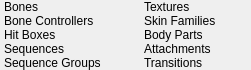
<?xml version="1.0" encoding="UTF-8"?>
<ui version="4.0">
 <class>ui::assets::studiomodel::ModelInfoPanel</class>
 <widget class="QWidget" name="ui::assets::studiomodel::ModelInfoPanel">
  <property name="geometry">
   <rect>
    <x>0</x>
    <y>0</y>
    <width>235</width>
    <height>67</height>
   </rect>
  </property>
  <property name="windowTitle">
   <string>Form</string>
  </property>
  <layout class="QHBoxLayout" name="horizontalLayout">
   <property name="spacing">
    <number>0</number>
   </property>
   <property name="sizeConstraint">
    <enum>QLayout::SetFixedSize</enum>
   </property>
   <property name="leftMargin">
    <number>4</number>
   </property>
   <property name="topMargin">
    <number>0</number>
   </property>
   <property name="rightMargin">
    <number>4</number>
   </property>
   <property name="bottomMargin">
    <number>0</number>
   </property>
   <item>
    <layout class="QGridLayout" name="gridLayout_2" columnminimumwidth="0,25,0,0,25">
     <property name="rightMargin">
      <number>0</number>
     </property>
     <property name="bottomMargin">
      <number>0</number>
     </property>
     <property name="horizontalSpacing">
      <number>6</number>
     </property>
     <property name="verticalSpacing">
      <number>0</number>
     </property>
     <item row="0" column="1">
      <widget class="QLabel" name="BonesValue">
       <property name="text">
        <string/>
       </property>
       <property name="alignment">
        <set>Qt::AlignRight|Qt::AlignTrailing|Qt::AlignVCenter</set>
       </property>
      </widget>
     </item>
     <item row="4" column="3">
      <widget class="QLabel" name="label_12">
       <property name="text">
        <string>Transitions</string>
       </property>
      </widget>
     </item>
     <item row="0" column="4">
      <widget class="QLabel" name="TexturesValue">
       <property name="text">
        <string/>
       </property>
       <property name="alignment">
        <set>Qt::AlignRight|Qt::AlignTrailing|Qt::AlignVCenter</set>
       </property>
      </widget>
     </item>
     <item row="3" column="3">
      <widget class="QLabel" name="label_11">
       <property name="text">
        <string>Attachments</string>
       </property>
      </widget>
     </item>
     <item row="2" column="0">
      <widget class="QLabel" name="label_7">
       <property name="text">
        <string>Hit Boxes</string>
       </property>
      </widget>
     </item>
     <item row="3" column="4">
      <widget class="QLabel" name="AttachmentsValue">
       <property name="text">
        <string/>
       </property>
       <property name="alignment">
        <set>Qt::AlignRight|Qt::AlignTrailing|Qt::AlignVCenter</set>
       </property>
      </widget>
     </item>
     <item row="1" column="1">
      <widget class="QLabel" name="BoneControllersValue">
       <property name="text">
        <string/>
       </property>
       <property name="alignment">
        <set>Qt::AlignRight|Qt::AlignTrailing|Qt::AlignVCenter</set>
       </property>
      </widget>
     </item>
     <item row="0" column="0">
      <widget class="QLabel" name="BonesLabel">
       <property name="text">
        <string>Bones</string>
       </property>
      </widget>
     </item>
     <item row="3" column="0">
      <widget class="QLabel" name="label_8">
       <property name="text">
        <string>Sequences</string>
       </property>
      </widget>
     </item>
     <item row="4" column="0">
      <widget class="QLabel" name="label_9">
       <property name="text">
        <string>Sequence Groups</string>
       </property>
      </widget>
     </item>
     <item row="1" column="4">
      <widget class="QLabel" name="SkinFamiliesValue">
       <property name="text">
        <string/>
       </property>
       <property name="alignment">
        <set>Qt::AlignRight|Qt::AlignTrailing|Qt::AlignVCenter</set>
       </property>
      </widget>
     </item>
     <item row="2" column="4">
      <widget class="QLabel" name="BodyPartsValue">
       <property name="text">
        <string/>
       </property>
       <property name="alignment">
        <set>Qt::AlignRight|Qt::AlignTrailing|Qt::AlignVCenter</set>
       </property>
      </widget>
     </item>
     <item row="4" column="1">
      <widget class="QLabel" name="SequenceGroupsValue">
       <property name="text">
        <string/>
       </property>
       <property name="alignment">
        <set>Qt::AlignRight|Qt::AlignTrailing|Qt::AlignVCenter</set>
       </property>
      </widget>
     </item>
     <item row="4" column="4">
      <widget class="QLabel" name="TransitionsValue">
       <property name="text">
        <string/>
       </property>
       <property name="alignment">
        <set>Qt::AlignRight|Qt::AlignTrailing|Qt::AlignVCenter</set>
       </property>
      </widget>
     </item>
     <item row="3" column="1">
      <widget class="QLabel" name="SequencesValue">
       <property name="text">
        <string/>
       </property>
       <property name="alignment">
        <set>Qt::AlignRight|Qt::AlignTrailing|Qt::AlignVCenter</set>
       </property>
      </widget>
     </item>
     <item row="1" column="0">
      <widget class="QLabel" name="BoneControllersLabel">
       <property name="text">
        <string>Bone Controllers</string>
       </property>
      </widget>
     </item>
     <item row="1" column="3">
      <widget class="QLabel" name="SkinFamiliesLabel">
       <property name="text">
        <string>Skin Families</string>
       </property>
      </widget>
     </item>
     <item row="2" column="1">
      <widget class="QLabel" name="HitBoxesValue">
       <property name="text">
        <string/>
       </property>
       <property name="alignment">
        <set>Qt::AlignRight|Qt::AlignTrailing|Qt::AlignVCenter</set>
       </property>
      </widget>
     </item>
     <item row="2" column="3">
      <widget class="QLabel" name="label_10">
       <property name="text">
        <string>Body Parts</string>
       </property>
      </widget>
     </item>
     <item row="0" column="3">
      <widget class="QLabel" name="TexturesLabel">
       <property name="text">
        <string>Textures</string>
       </property>
      </widget>
     </item>
     <item row="0" column="2">
      <spacer name="horizontalSpacer_2">
       <property name="orientation">
        <enum>Qt::Horizontal</enum>
       </property>
       <property name="sizeType">
        <enum>QSizePolicy::Fixed</enum>
       </property>
       <property name="sizeHint" stdset="0">
        <size>
         <width>6</width>
         <height>0</height>
        </size>
       </property>
      </spacer>
     </item>
    </layout>
   </item>
  </layout>
 </widget>
 <resources/>
 <connections/>
</ui>
